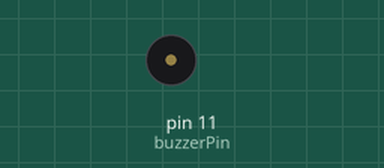
Simulated run of this sketch. Board: Arduino Uno, built with avr-gcc and run on an emulated ATmega328P. Parts: buzzer (waves = sounding).

Above: at 0.1 s.
At 60.1 s:
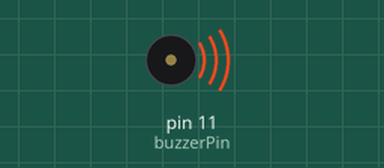
Timing chart, 0 to 61.6 s (numbered marks = the images above):
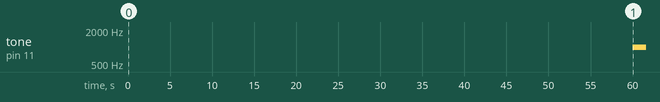

The sketch:

buzzer_countdown.ino
```cpp
// Countdown
// Buzzer will sound after countdown

// Set hours and minutes below
long hours = 0;
long minutes = 1;

/* Convert hours to minutes, sum hours minutes with minutes
 * Convert all to seconds
 * Convert seconds to miliseconds */
long countdownTime = (((hours * 60) + minutes) * 60) * 1000;

byte buzzerPin = 11;

void setup()
{
  pinMode(buzzerPin, OUTPUT);
  delay(countdownTime);
}

void loop()
{
  tone(buzzerPin, 1000);
}
```

Measured:
- by itself, tone on pin 11 (buzzerPin): silent → 1000 Hz at 60.0 s
